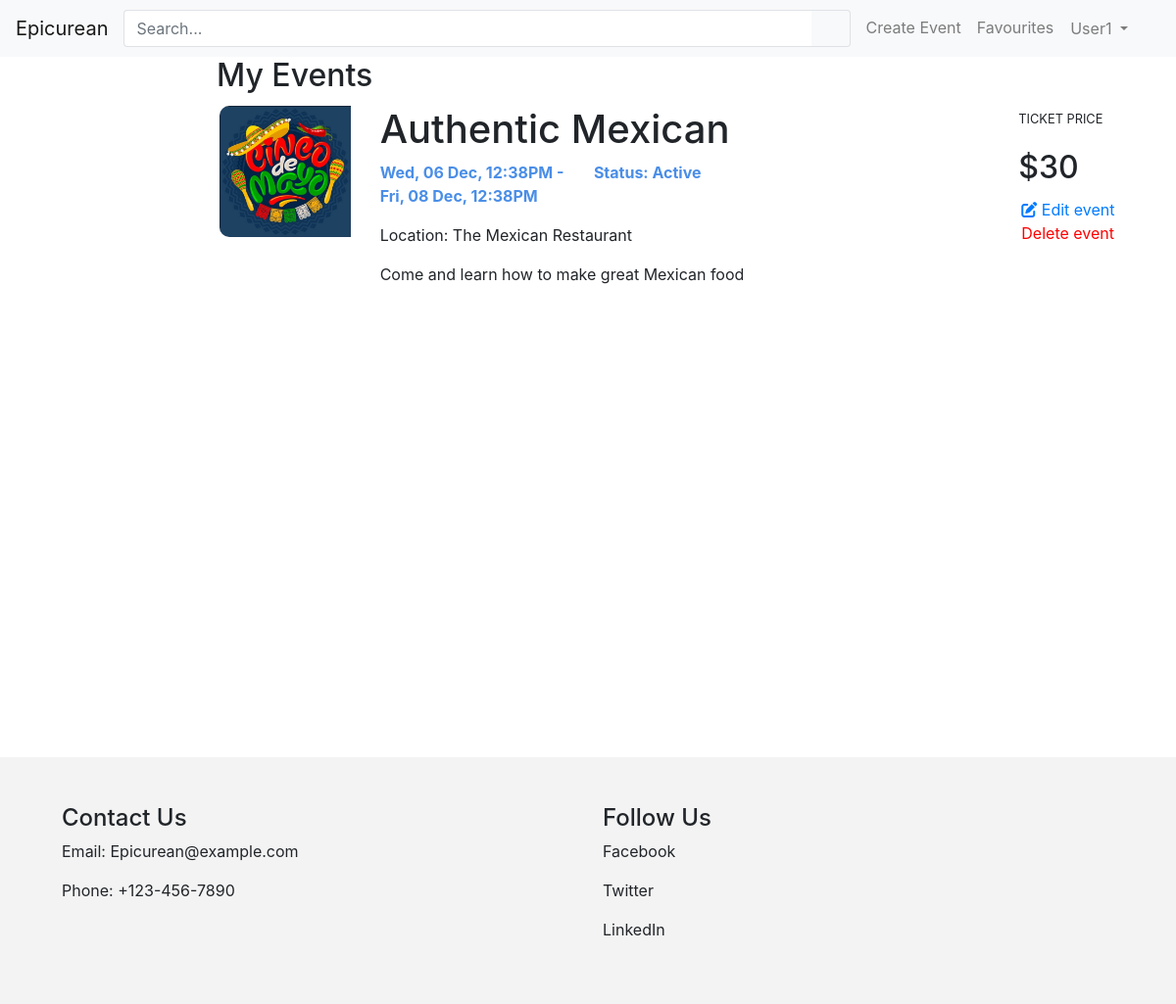
Page /account/myevents (signed in) on the committed database.
### website/models.py (models this page shows)
class User(db.Model, UserMixin):
    __tablename__ = 'users' # good practice to specify table name
    id = db.Column(db.Integer, primary_key=True)
    name = db.Column(db.String(100), index=True, unique=True, nullable=False)
    email = db.Column(db.String(100), index=True, nullable=False)
    phone = db.Column(db.String(100), index=True, nullable=False)
    address = db.Column(db.String(100), index=True, nullable=False)
    password_hash = db.Column(db.String(255), nullable=False)
    comments = db.relationship('Comment', backref='user')

class Event(db.Model):
    __tablename__ = 'events'
    eventid = db.Column(db.Integer, primary_key=True)
    name = db.Column(db.String(80))
    description = db.Column(db.String(200))
    image = db.Column(db.String(400))
    ticketPrice = db.Column(db.String(3))
    status = db.Column(db.String(20))
    created_at = db.Column(db.DateTime, default=datetime.now())
    startdate = db.Column(db.DateTime)
    enddate = db.Column(db.DateTime)
    Dietary = db.Column(db.String(80))
    Theme = db.Column(db.String(80))
    SkillLevel = db.Column(db.String(80))
    location = db.Column(db.String(100))
    userid = db.Column(db.String(80))
    comments = db.relationship('Comment', backref='event')

### website/auth.py (the view)
@authbp.route('/account/myevents')
@login_required
def myevents():
    user_id = current_user.id
    userevents = Event.query.filter_by(userid=user_id).all()
    return render_template('account/myevents.html', UserEvent=userevents, heading='MyEvents')

### website/templates/account/myevents.html
{% extends "base.html" %}
{% block style %}
<link rel="stylesheet" type="text/css" href="{{ url_for('static', filename='css/account.css') }}">
{% endblock %}
{% block content %}
    <main role="main" class="col-md-9 ml-sm-auto col-lg-10 px-4">
        <div class="row">
            <h2>My Events</h2>
        </div>
        {% for userevents in UserEvent %}
        <div class="row py-1">
            <div class="col-2">
                <img src="../../{{ userevents.image }}" class="img-fluid">
            </div>
            <div class="col-8">
                <h1>{{userevents.name}}</h1>
                <div class="row">
                    <div class="col-4">
                        <p class="font-weight-bold date">{{userevents.startdate.strftime('%a, %d %b, %I:%M%p')}} - {{userevents.enddate.strftime('%a, %d %b, %I:%M%p')}}</p>
                    </div>
                    <div class="col-3">
                        <p class="font-weight-bold status">Status: {{userevents.status}}</p>
                    </div>
                </div>
                <div>
                    <p>Location: {{userevents.location}}</p>
                    <p>{{userevents.description}}</p>
                </div>
            </div>
            <div class="col-2 justify-content-center">
                <div class="row justify-content-center my-1">
                    <p><small>TICKET PRICE</small></p>
                </div>
                <div class="row justify-content-center my-1">
                    <h2>${{userevents.ticketPrice}}</h2>
                </div>
                <div>
                    <a href="/events/update/{{userevents.eventid}}">
                        <i class="fa-solid fa-pen-to-square icon"></i>
                        Edit event
                    </a>
                </div>
                <div>
                    <a href="/accounts/delete/{{userevents.eventid}}" style="color: red;">
                        Delete event
                    </a>
                </div>
            </div>
        </div>
        {% endfor %}
      </main>
{% endblock %}

### website/templates/base.html (shortened to what this page needs)
<html>
<head>
    <link href="https://cdn.jsdelivr.net/npm/bootstrap@5.3.0-alpha3/dist/css/bootstrap.min.css" rel="stylesheet">
    <link rel="stylesheet" type="text/css" href="{{ url_for('static', filename='css/base.css') }}">
    <link rel="stylesheet" href="https://stackpath.bootstrapcdn.com/bootstrap/4.5.2/css/bootstrap.min.css">
    <link rel="stylesheet" href="https://stackpath.bootstrapcdn.com/font-awesome/4.7.0/css/font-awesome.min.css">
    {% block style %}
    {% endblock %}
</head>
<body>
    <header>
        <nav class="navbar navbar-expand-md navbar-light bg-light">
            <div class="d-flex flex-grow-1">
                <a href="/" class="navbar-brand">Epicurean</a>
                <form class="mr-2 my-auto w-100 d-inline-block order-1" method="get">
                    <div class="input-group">
                        <input type="text" class="form-control border border-right-0" placeholder="Search...">
                        <span class="input-group-append">
                            <button class="btn btn-outline-light border border-left-0" type="submit">
                                <i class="fa fa-search"></i>
                            </button>
                        </span>
                    </div>
                </form>
            </div>
            <div class="navbar-collapse collapse flex-shrink-1 flex-grow-0 order-last" id="navbar7">
                <ul class="navbar-nav me-2">
                    <li class="nav-item">
                        <a class="nav-link" href="/events/create">Create Event</a>
                    </li>
                    <li class="nav-item">
                        <a class="nav-link" href="/account/favourites">Favourites</a>
                    </li>
                    <li class="nav-item me-3" >
                        {% if current_user.is_authenticated %}
                        <div class="dropdown">
                            <div class="collapse navbar-collapse" id="navbarNavDarkDropdown">
                                <ul class="navbar-nav">
                                  <li class="nav-item dropdown">
                                    <button class="btn btn-light dropdown-toggle nav-link" data-bs-toggle="dropdown" aria-expanded="false">
                                      {{ current_user.name }}
                                    </button>
                                  </li>
                                </ul>
                              </div>
                          </div>
                        {% else %}
                        <a class="nav-link" href="/login">Login</a>
                        {% endif %}
                    </li>
                </ul>
            </div>
        </nav>
    </header>
    {% block content %}
    {% endblock %}
    <footer class="footer mt-5">
        <div class="container">
          <div class="row">
            <div class="col-md-6">
              <h4>Contact Us</h4>
              <p>Email: Epicurean@example.com</p>
              <p>Phone: +123-456-7890</p>
            </div>
            <div class="col-md-6">
              <h4>Follow Us</h4>
              <p>Facebook</p>
              <p>Twitter</p>
              <p>LinkedIn</p>
            </div>
          </div>
        </div>
    </footer>
</body>
</html>

### website/static/css/base.css (style rules this page uses)
footer { margin-top: auto; background-color: rgba(240, 240, 240, 0.788); padding: 3rem; }
html { height: 100%; }
body { min-height: 100%; display: flex; flex-direction: column; }
img.img-fluid { border-top-left-radius: 10px; border-bottom-left-radius: 10px; }
p.date, p.status { color: #4a8ee7; }

### rows in the picture
User: name "User1"
Event: image (picture), name "Authentic Mexican", startdate "Wed, 06 Dec, 12:38PM", enddate "Fri, 08 Dec, 12:38PM", status "Active", location "The Mexican Restaurant", description "Come and learn how to make great Mexican food", ticketPrice "30"
